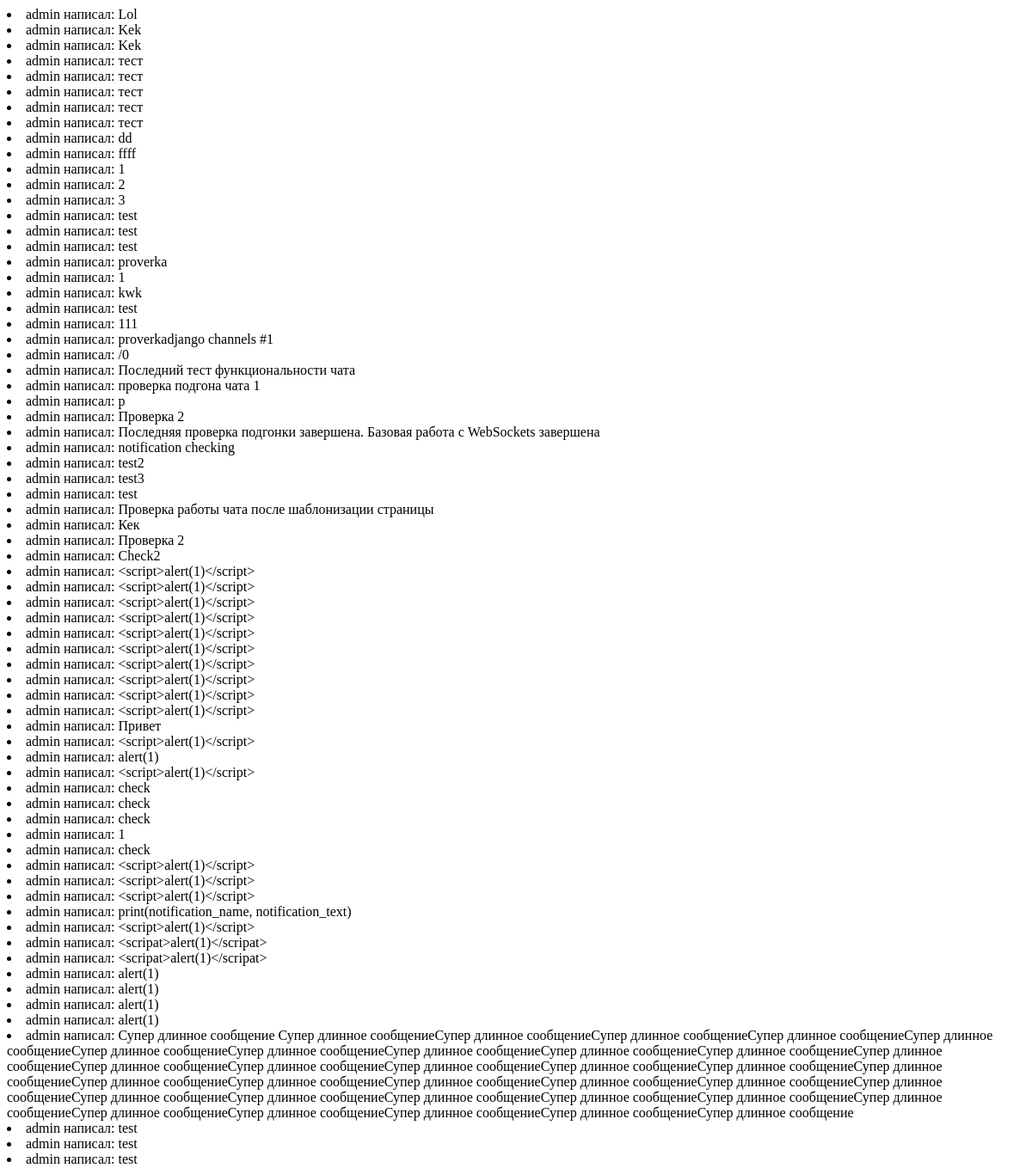
The app's page /chat/messages/, older data.
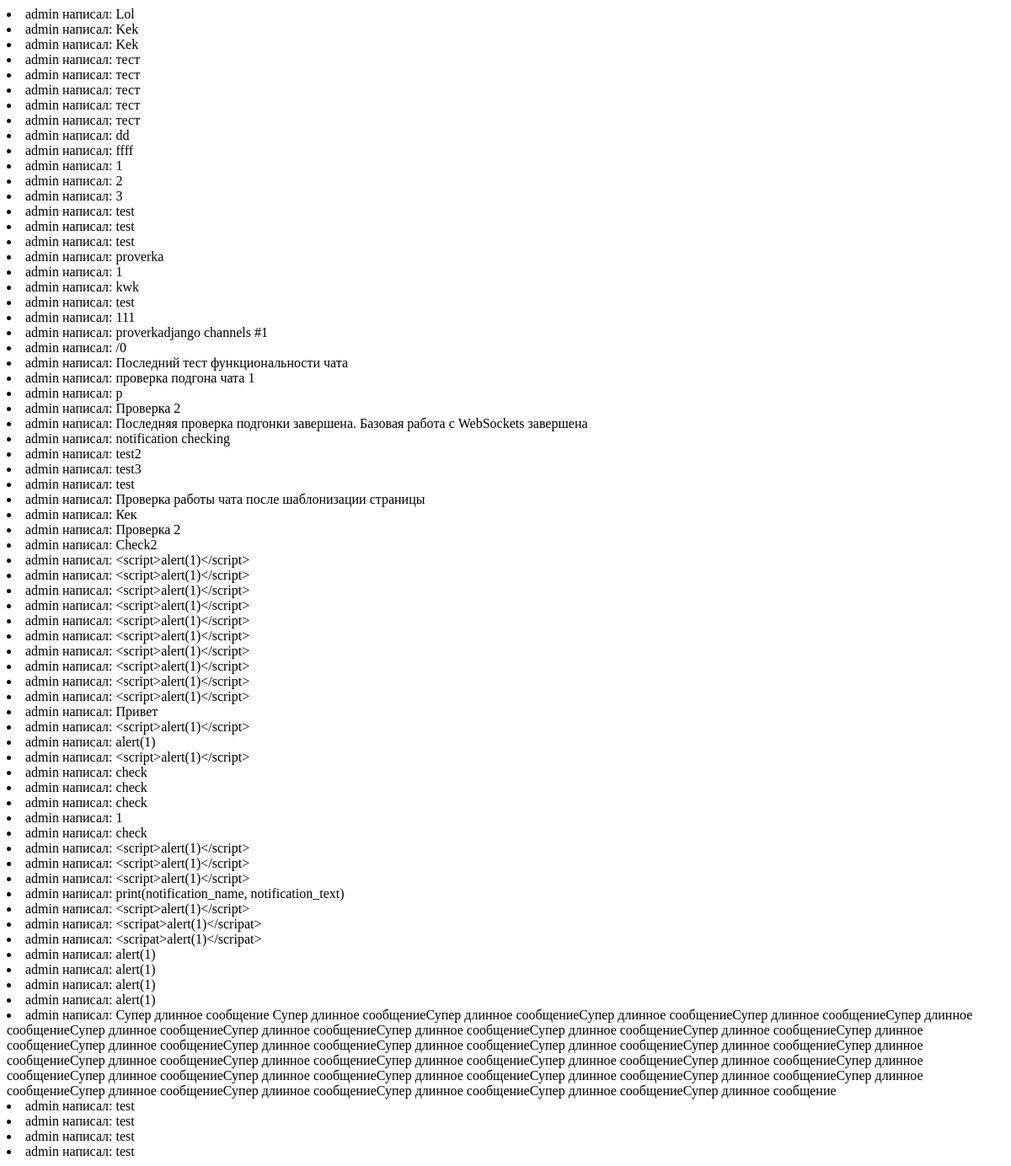
The same page, newer data.
### chat/models.py (models this page shows, shortened)
class Chat(models.Model):
    created = models.DateTimeField(auto_now_add=True)
    message = models.CharField(max_length=255)
    user = models.ForeignKey(User, on_delete=models.CASCADE)

### chat/views.py (the view)
# urls.py: path('messages/', views.messages, name='messages'),
def messages(request):
    chat = Chat.objects.all()
    return render(request, 'chat/messages.html', {'chat': chat})

### chat/templates/chat/messages.html
{% for obj in chat %}
    {% if obj.user == request.user %}
        <li class="text-left list-group-item">Вы написали: {{ obj.message }}</li>
    {% else %}
        <li class="text-left list-group-item">{{ obj.user.username }} написал: {{ obj.message }}</li>
    {% endif %}
{% empty %}
    <li class="text-right list-group-item">No messages!</li>
{% endfor %}

Row changes from the older to the newer data that the page shows:
added Chat: user.username "admin", message "test"
